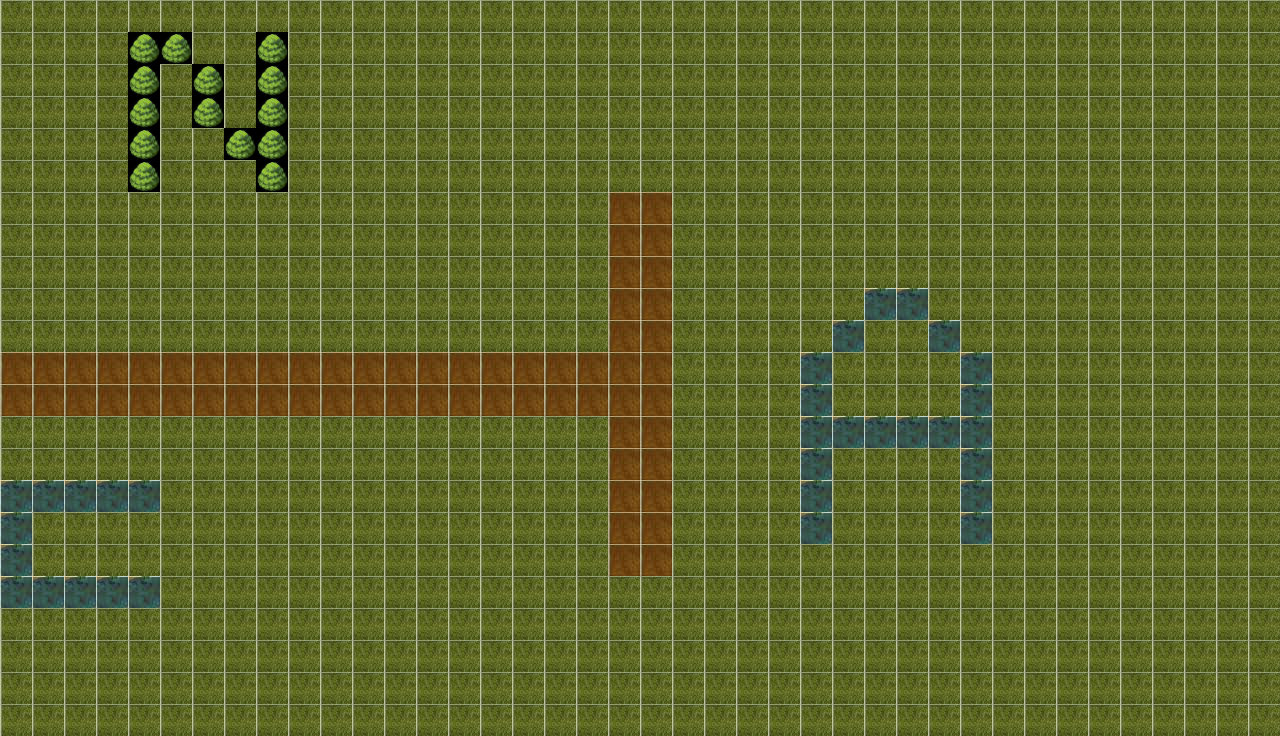

A level layout from a 2D game, rendered from its tile map. Below: a short description, then the map file with tile-grid data replaced by summaries:
An orthogonal 40x23 tile map with 32x32 px tiles, 1 tile layer (Tile Layer 1), 3 tilesets.

<map version="1.0" orientation="orthogonal" renderorder="right-down" width="40" height="23" tilewidth="32" tileheight="32">
 <tileset firstgid="1" name="images" tilewidth="32" tileheight="32">
  <image source="tmx/images.png" width="225" height="225" />
 </tileset>
 <tileset firstgid="50" name="map_tiles_1_5" tilewidth="32" tileheight="32">
  <image source="tmx/map_tiles_1_5.png" width="512" height="256" />
 </tileset>
 <tileset firstgid="178" name="map_tiles_2_1" tilewidth="32" tileheight="32">
  <image source="tmx/map_tiles_2_1.png" width="512" height="256" />
 </tileset>
 <layer name="Tile Layer 1" width="40" height="23">
  <data>[920 cells, 920 non-empty, 4 distinct tile ids]</data>
 </layer>
</map>
